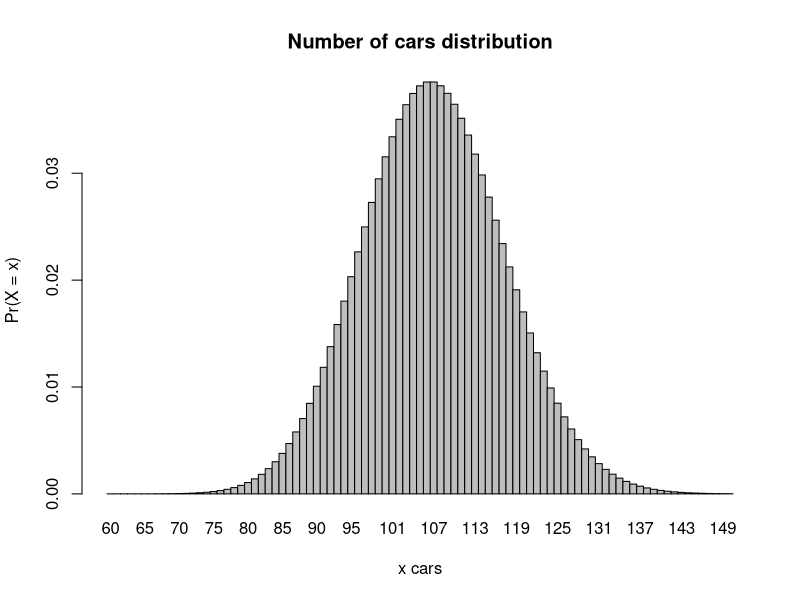

Write the R code that produced this figure.
# Part A #

#Created vector of 15 values for part A
mydata=c(6,9,7,3,6,7,9,6,3,6,6,7,1,9,1)

#i (Those equal to six)
mydata==6

#ii (Those greater than or equal to 6)
mydata>=6

#iii (those less than 6 + 2)
mydata<6+2

#iv (Those equal to six)
mydata!=6

# Part B #

#creation of array
b<-array(c(3,6,7,9,6,3,6,6,7,1,9,1))

#i those less than or equal to 6 divided by 2, plus 4
b1<-b==6/2+4

#ii those less than or equal to 6 divided by 2, plus 4, after increasign every element in
b2<-b+2<=6/2+4

# Part C # 

#c confirmation of locations of elements equal to 0 in the 10 x 10 identity matrix I10
c<-diag(,10)==0
c==0

# Part D #

#d Check wheter any of th evalues of the logical array created in (b) are true. If they ar
d1<-any(b1)
d2<-all(b1)
d3<-any(b2)
d4<-all(b2)
c(d1,d2,d3,d4)

# Part E #

#e By extracting the diagonal elements of the logical matrix created in (c), use any to co
e<-any(diag(c))

#the mean number of cars passing in 120 min is 107
#(a) probability of more than 100 cars pass her on any given Saturday
1-ppois(100,107)

#(b) probability that no cars pass
dpois(0,107)

#(c) Plot of the relevant Poisson mass function over the values in 60 <= x <= 150
barplot(
      dpois(60:150, 107),
      main = "Number of cars distribution",
      xlab = "x cars",
      ylab = "Pr(X = x)",
      names.arg = seq(60,150,1),
space=0 )

